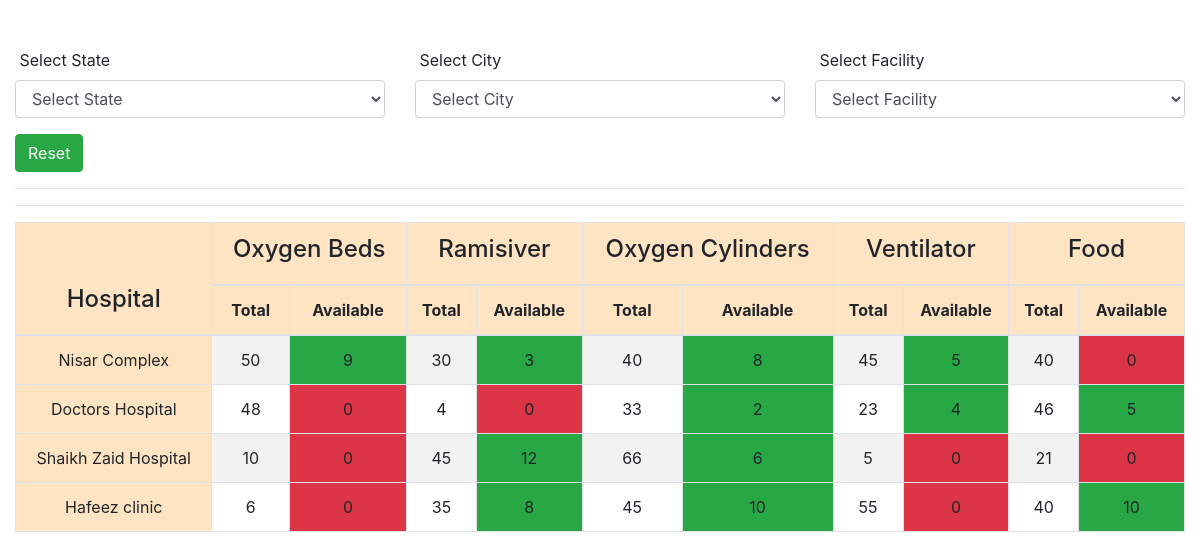
The page / on the database its author committed.
### app/models.py (models this page shows, shortened)
class Facility(models.Model):
    title = models.CharField(max_length=100, null=False, blank=False, default="")

class Hospital(models.Model):
    city = models.ForeignKey(City, on_delete=models.CASCADE, related_name='hospitals')
    name = models.CharField(max_length=100, null=False, blank=False)
    phone = models.CharField(max_length=15, null=False, blank=False)
    address = models.CharField(max_length=200, null=False, blank=False)

class Availability(models.Model):
    hospital = models.ForeignKey(Hospital, on_delete=models.CASCADE, related_name='availabilities')
    facility = models.ForeignKey(Facility, on_delete=models.CASCADE, related_name='availabilities')
    total = models.IntegerField(default=0)
    available = models.IntegerField(default=0)
    updated_at = models.DateTimeField(auto_now=True)

### app/views.py (the view, shortened to what this page needs)
# urls.py: 2. Add a URL to urlpatterns:  path('', views.home, name='home')
def home(request):
    selected_state_id = request.GET.get('state')
    selected_city_id = request.GET.get('city')
    selected_facility_id = request.GET.get('facility')
    facilities = Facility.objects.all().order_by('pk')
    if selected_state_id:
          cities = City.objects.filter(state=selected_state_id)
    else:
          cities = City.objects.all()
    states = State.objects.all()
    hospitals = Hospital.objects.all()
    if selected_city_id:
            hospitals = hospitals.filter(city=City(pk=selected_city_id))
    context = {
            'facilities': facilities,
            'cities': cities,
            'states': states,
            'hospitals': hospitals,
            'selected_state_id': selected_state_id,
            'selected_city_id': selected_city_id,
            'selected_facility_id': selected_facility_id
    }
    return render(request, 'index.html', context=context)

### app/models.py (called while the page is built)
    def __str__(self):
        return self.name

### app/templatetags/custom_tags.py (called while the page is built)
@register.simple_tag
def get_table_class(value):
    if value:
        return 'bg-success'
    return 'bg-danger'

@register.simple_tag
def get_availabilities(hospital):
   return Availability.objects.filter(hospital=hospital).order_by('facility_id')

@register.simple_tag
def is_state_selected(selected_state, pk):
    if selected_state == str(pk):
        return 'selected'
    return ''

@register.simple_tag
def is_city_selected(selected_city, pk):
    if selected_city == str(pk):
        return 'selected'
    return ''

@register.simple_tag
def is_facility_selected(selected_facility, pk):
    if selected_facility == str(pk):
        return 'selected'
    return ''

### app/templates/index.html (shortened to what this page needs)
<!DOCTYPE html>
{% load custom_tags %}
<html lang="en">
<head>
    <link rel="stylesheet" href="https://cdn.jsdelivr.net/npm/bootstrap@4.0.0/dist/css/bootstrap.min.css">
</head>
<body>
    <br>
    <br>
    <div class="container-fluid">
     <form action="" method="GET" id="filterForm">
        <div class="row">
                <div class="col-md-4">
                    <div class="form-group">
                        <label for="">&nbsp;Select State</label>
                        <select name="state" id="stateSelect" class="form-control">
                          <option value="">Select State</option>
                        </select>
                    </div>
                </div>
             <div class="col-md-4">
                 <div class="form-group">
                    <label for="">&nbsp;Select City</label>
                    <select name="city" class="form-control" id="citySelect">
                    <option value="">Select City</option>
                    </select>
                </div>
             </div>
             <div class="col-md-4">
                <div class="form-group">
                   <label for="">&nbsp;Select Facility</label>
                   <select name="facility" class="form-control" id="facilitySelect">
                   <option value="">Select Facility</option>
                   </select>
               </div>
            </div>
        </div>
        <div>
            <a href="/" class="btn btn-success">Reset</a>
        </div>
    </form>
    <hr>
        <hr>
        <table class="table text-center table-bordered table-striped">
            <thead>
                <tr style="background-color: bisque;">
                    <th rowspan="2"><h4>Hospital</h4></th>
                    {% for facility in facilities %}
                    <th colspan="2"><h4>{{facility.title}}</h4></th>
                    {% endfor %}
                </tr>
                <tr style="background-color: bisque;">
                   {% for facility in facilities %}
                    <th>Total</th>
                    <th>Available</th>
                    {% endfor %}
                </tr>
            </thead>
            <tbody>
                {% for hospital in hospitals %}
                <tr>
                    <td style="background-color: bisque;">{{hospital.name}}</td>
                    {% get_availabilities hospital as availabilities %}
                    {% for avl in availabilities %}
                    <td>{{avl.total}}</td>
                    <td class="{%  get_table_class avl.available %}">{{avl.available}}</td>
                    {% endfor %}
                </tr>
                {% endfor %}
            </tbody>
        </table>
    </div>
</body>
</html>

### rows shown on the page
Facility: title "Oxygen Beds"
Facility: title "Ramisiver"
Facility: title "Oxygen Cylinders"
Facility: title "Ventilator"
Facility: title "Food"
Hospital: name "Nisar Complex"
Availability: total "50", available "9"
Availability: total "30", available "3"
Availability: total "40", available "8"
Availability: total "45", available "5"
Availability: total "40", available "0"
Hospital: name "Doctors Hospital"
Availability: total "48", available "0"
Availability: total "4", available "0"
Availability: total "33", available "2"
Availability: total "23", available "4"
Availability: total "46", available "5"
Hospital: name "Shaikh Zaid Hospital"
Availability: total "10", available "0"
Availability: total "45", available "12"
Availability: total "66", available "6"
Availability: total "5", available "0"
Availability: total "21", available "0"
Hospital: name "Hafeez clinic"
Availability: total "6", available "0"
Availability: total "35", available "8"
Availability: total "45", available "10"
Availability: total "55", available "0"
Availability: total "40", available "10"
